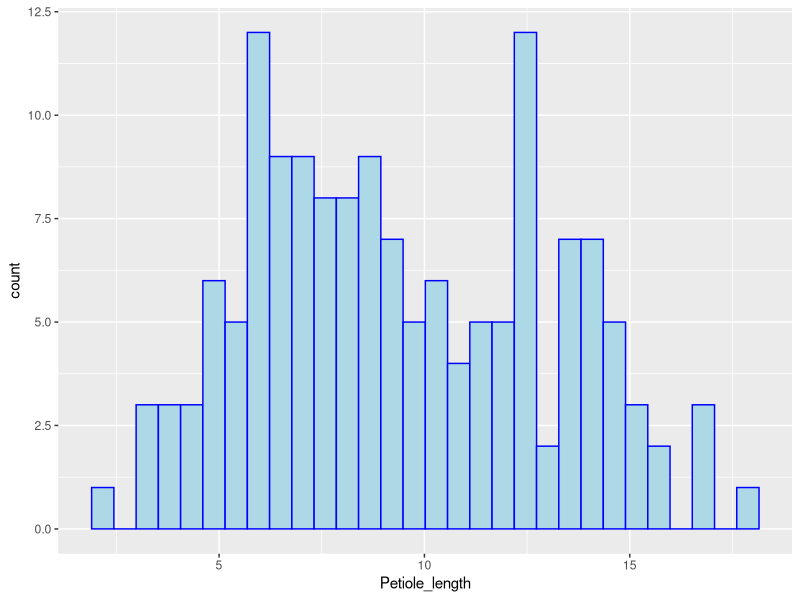

R code for this plot:
## ---- chunk 1
rm(list = ls()) # clear R's brain
library(dplyr)
library(ggplot2)
library (here)
library(Hmisc)
## ---- chunk 2
Leaves <- read.csv(here("Data", "Class_leaf_measurements.csv"), stringsAsFactors = TRUE) #this reads in the data and makes strings factors
## ---- chunk 3
str(Leaves) # you can look at the data frame by using str()
## ---- chunk 4
names(Leaves) <- c( "Tree_num", "Species", "Leaf_num", "DBH_cm", "Petiole_length", "Total_length_cm", "Middle_lobe_length_cm", "Middle_lobe_width_cm", "Person")
names(Leaves)
## ---- chunk 5
str(Leaves) # you can look at the data frame by using str()
## ---- chunk 6
red <- which(Leaves$Species == "red maple" | Leaves$Species == "Red maple" | Leaves$Species == "Red Maple") # Here you select all of the different spellings of the tree and group them in the variable "red"
Leaves$Species[red] <- "red maple" # here, you rename the variables selected in red and give them all the same name
## ---- chunk 7
sugar <- which(Leaves$Species == "sugar maple" | Leaves$Species == "Sugar maple" | Leaves$Species == "Sugar Maple")
Leaves$Species[sugar] <- "sugar maple"
## ---- chunk 8
Norway <- which(Leaves$Species == "Norway maple" | Leaves$Species == "Norway Maple"| Leaves$Species == "Norway mapel")
Leaves$Species[Norway] <- "Norway maple" 
## ---- chunk 9
Sugar <- filter(Leaves, Species == "sugar maple") # this lets you select only the sugar maples
## ---- chunk 10
Sugar <- Leaves %>%
    select(Species , DBH_cm, Petiole_length, Total_length_cm, Middle_lobe_length_cm, Middle_lobe_width_cm)
## ---- chunk 11

ggplot(data = Leaves, aes(x = Petiole_length)) + 
  geom_histogram(color = "Blue", fill = "light blue") # this makes the histogram and lets you edit the color
